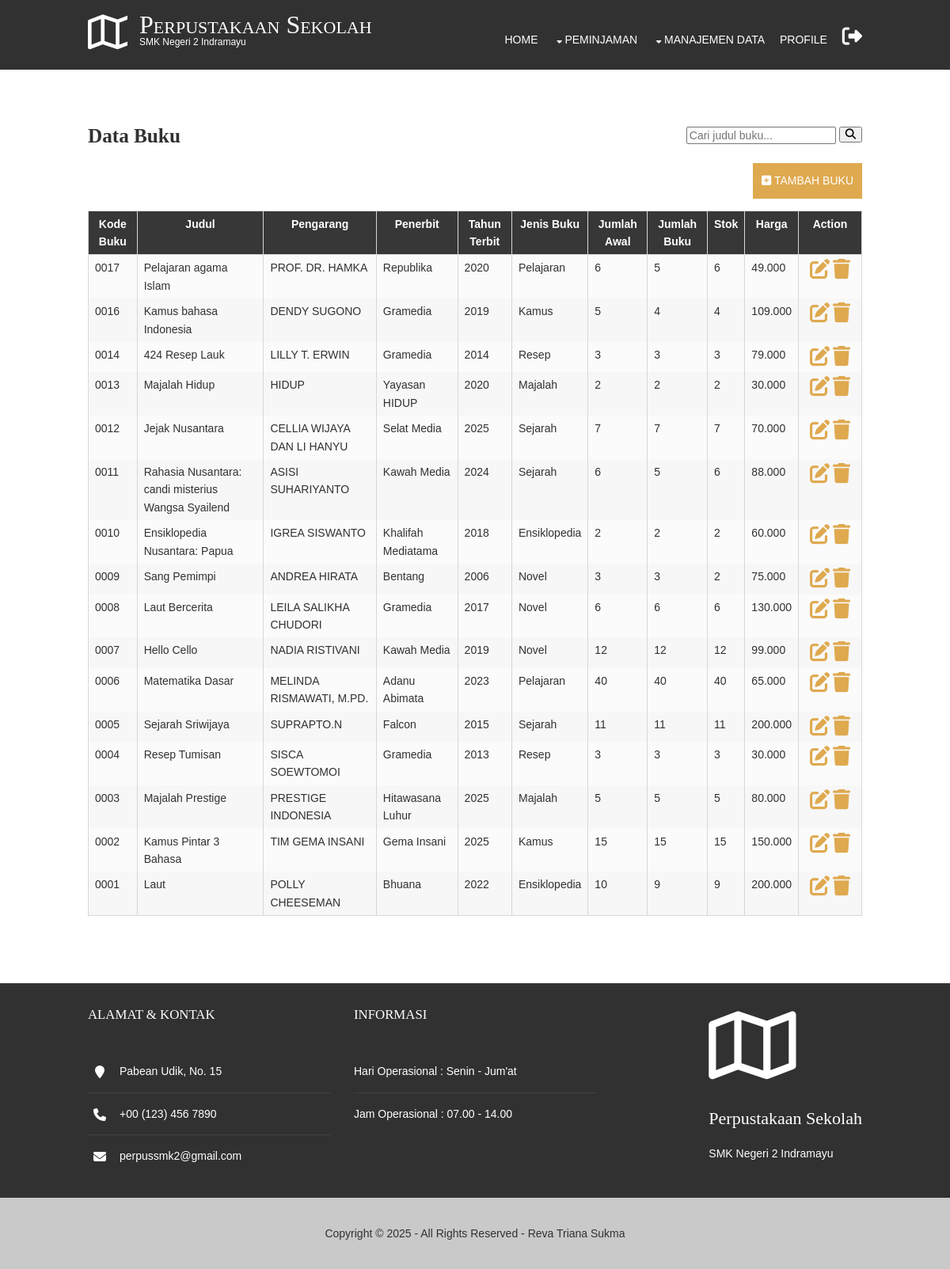
The page /pages/buku/data_buku.php (signed in) on the database its author committed.
### tables this page shows
CREATE TABLE `buku` (
  `kode_buku` char(4) NOT NULL,
  `judul` varchar(50) DEFAULT NULL,
  `penerbit` varchar(20) DEFAULT NULL,
  `pengarang` varchar(50) DEFAULT NULL,
  `tahun_terbit` year(4) DEFAULT NULL,
  `kj_buku` char(1) DEFAULT NULL,
  `jml_awal` int(11) NOT NULL,
  `jml_buku` int(11) DEFAULT NULL,
  `stok` int(11) DEFAULT NULL,
  `harga` int(11) NOT NULL
);

### koneksi.php (called while the page is built, shortened)
<?php
class database {
	var $host = "localhost";
	var $username = "root";
	var $password = "";
	var $database = "dataperpus";
	var $koneksi = "";
	function __construct(){
		$this->koneksi = mysqli_connect($this->host, $this->username, $this->password, $this->database);
	}
	function tampil_data_buku($search = "") {
		$query = "SELECT * FROM buku";
		$query .= " ORDER BY kode_buku DESC";
		$data = mysqli_query($this->koneksi, $query);
		$hasil = [];
		while ($row = mysqli_fetch_array($data)) {
			$hasil[] = $row;
		}
		return $hasil;
	}
}
?>

### pages/buku/data_buku.php (the view, shortened to what this page needs)
<?php
include '../../index_header.php';
include '../../koneksi.php';
$db = new database();
$search = isset($_GET['search']) ? $_GET['search'] : '';
$data_buku = $db->tampil_data_buku($search);
?>
<!DOCTYPE html>
<html>
<head>
    <link href="../../layout/styles/layout.css" rel="stylesheet" type="text/css" media="all">
    <link rel="stylesheet" href="https://cdnjs.cloudflare.com/ajax/libs/font-awesome/6.7.2/css/all.min.css" />
</head>
<body>
<div class="wrapper row0">
<main class="hoc container clear">
    <h1 class="fl_left bold font-x2">Data Buku</h1>
    <div class="fl_right inline">
        <form class="clear" method="GET" action="">
            <input type="text" name="search" placeholder="Cari judul buku..." value="<?php echo isset($_GET['search']) ? $_GET['search'] : ''; ?>">
            <button class="fa fa-search" type="submit"></button>
        </form>
    </div>
    <?php if ($jabatan == "1") { ?>
    <div class="clear fl_right btmspace-15">
        <a class="inspace-10 btn" href="ft_buku.php"><i class="fa-solid fa-square-plus"></i> Tambah Buku</a>
    </div>
    <?php } ?>
    <div class="clear">
        <table>
            <thead>
                <tr>
                    <th>Kode Buku</th>
                    <th>Judul</th>
                    <th>Pengarang</th>
                    <th>Penerbit</th>
                    <th>Tahun Terbit</th>
                    <th>Jenis Buku</th>
                    <th>Jumlah Awal</th>
                    <th>Jumlah Buku</th>
                    <th>Stok</th>
                    <th>Harga</th>
                    <?php if ($jabatan == "1") { ?>
                    <th class="wide-column">Action</th>
                    <?php } ?>
                </tr>
            </thead>
            <tbody>
                <?php
                $jenis_buku = [
                    1 => 'Novel',
                    2 => 'Sejarah',
                    3 => 'Pelajaran',
                    4 => 'Ensiklopedia',
                    5 => 'Resep',
                    6 => 'Kamus',
                    7 => 'Majalah'
                ];
                foreach ($data_buku as $row) {
                    $kj_buku = $row['kj_buku'];
                    $nama_buku = isset($jenis_buku[$kj_buku]) ? $jenis_buku[$kj_buku] : 'Tidak Diketahui';
                ?>
                <tr>
                    <td><?php echo $row['kode_buku'] ?></td>
                    <td><?php echo $row['judul'] ?></td>
                    <td><?php echo $row['pengarang'] ?></td>
                    <td><?php echo $row['penerbit'] ?></td>
                    <td><?php echo $row['tahun_terbit'] ?></td>
                    <td><?php echo $nama_buku ?></td>
                    <td><?php echo $row['jml_awal'] ?></td>
                    <td><?php echo $row['jml_buku'] ?></td>
                    <td><?php echo $row['stok'] ?></td>
                    <td><?php echo number_format($row['harga'], 0, ',', '.'); ?></td>
                    <?php if ($jabatan == "1") { ?>
                    <td class="center">
                        <a href="edit_buku.php?action=update_buku&id=<?php echo $row['kode_buku']; ?>"
                           class="fa-solid fa-pen-to-square font-x2"></a>
                        <a href="../../proses.php?action=delete_buku&id=<?php echo $row['kode_buku']; ?>"
                           class="fa-solid fa-trash font-x2"
                           onclick="return confirm('Apakah Anda yakin ingin menghapus data ini?');"></a>
                    </td>
                    <?php } ?>
                </tr>
                <?php } ?>
            </tbody>
        </table>
    </div>
</main>
</div>
</body>
</html>

### index_header.php (shortened to what this page needs)
<?php
$jabatan = $_SESSION['pegawai_jabatan'];
?>
<!DOCTYPE html>
<html>
<head>
<link rel="stylesheet" href="https://cdnjs.cloudflare.com/ajax/libs/font-awesome/6.7.2/css/all.min.css" />
<link href="layout/styles/layout.css" rel="stylesheet" type="text/css" media="all">
</head>
<body>
<div class="wrapper row1">
  <header id="header" class="hoc clear">
    <div id="logo" class="fl_left">
      <h1>Perpustakaan Sekolah</h1>
      <i class="fa-sharp fa-regular fa-map"></i>
      <p>SMK Negeri 2 Indramayu</p>
    </div>
    <nav id="mainav" class="fl_right">
      <ul class="clear">
        <li><a href="/ujikom/index.php">Home</a></li>
        <li><a class="drop">Peminjaman</a>
        </li>
        <li><a class="drop">Manajemen Data</a>
        </li>
        <li><a href="/ujikom/pages/profil/info_profil.php">Profile</a></li>
        <li><a href="/ujikom/logout.php" class="fa-solid fa-right-from-bracket font-x2"
              onclick="return confirm('Apakah Anda yakin ingin logout?')"></a></li>
      </ul>
    </nav>
  </header>
</div>
</body>
</html>

### layout/styles/layout.css (style rules this page uses)
#header { padding:0; }
#header #logo { display:inline-block; position:relative; min-height:55px; margin-top:15px; padding:0 0 0 65px; }
#header #logo * { margin:0; padding:0; line-height:1; }
#header #logo h1 { font-size:32px; font-variant:small-caps; }
#header #logo p { font-size:12px; }
#header #logo i { position:absolute; top:0; left:0; width:50px; overflow:hidden; font-size:50px; }
.container { padding:70px 0; }
#footer { padding:30px 0; }
#footer .title { margin:0 0 50px 0; padding:0; font-size:1.2rem; text-transform:uppercase; }
#footer .linklist li { display:block; margin-bottom:15px; padding:0 0 15px 0; border-bottom:1px solid; }
#footer .linklist li:last-child { margin:0; padding:0; border:none; }
#footer .linklist li::before, #footer .linklist li::after { display:table; content:""; }
#footer .linklist li, #footer .linklist li::after { clear:both; }
#footer .contact.linklist li, #footer .contact.linklist li:last-child { position:relative; padding-left:40px; }
#footer .contact li * { margin:0; padding:0; line-height:1.6; }
#footer .contact li i { display:block; position:absolute; top:0; left:0; width:30px; font-size:16px; text-align:center; }
#copyright { padding:20px 0; text-align: center; }
*, *::before, *::after { transition:all .3s ease-in-out; }
nav ul, nav ol { margin:0; padding:0; list-style:none; }
#mainav, #breadcrumb, .sidebar nav { line-height:normal; }
#mainav .drop::after, #mainav li li .drop::after, #breadcrumb li a::after, .sidebar nav a::after { position:absolute; font-family:"FontAwesome"; font-size:10px; line-height:10px; }
#mainav ul.clear { margin-top:3px; }
#mainav ul { text-transform:uppercase; }
#mainav li { display:inline-block; position:relative; margin:0 15px 0 0; padding:0; }
#mainav li:last-child { margin-right:0; }
#mainav li a { display:block; padding:30px 0; }
#mainav .drop { padding-left:15px; }
#mainav .drop::after, #mainav li li .drop::after { content:"\f0d7"; }
#mainav .drop::after { top:35px; left:5px; }
table, th, td { border:1px solid; border-collapse:collapse; vertical-align:top; }
table, th { table-layout:auto; }
table { width:100%; margin-bottom:15px; }
th, td { padding:5px 8px; }
th { text-align: center; }
td { border-width:0 1px; }
.wide-column { width: 80px; }
body { color:#888888; background-color:#FFFFFF; }
a { color:#DFA94F; }
.btn, .btn.inverse:hover { color:#FFFFFF; background-color:#DFA94F; border-color:#DFA94F; }
.row0 { background-color:#FFFFFF; color:#313131; }
.row1 { color:#FFFFFF; background-color:#313131; }
.row4 { color:#FFFFFF; background-color:#313131; border-color:#DFA94F }
.row5, .row5 a { color:#313131; background-color:#cac9c9; }
#footer .linklist li { border-color:#414141; }
#mainav li a { color:inherit; }
table, th, td, #comments .avatar, #comments input, #comments textarea { border-color:#D7D7D7; }
th { color:#FFFFFF; background-color:#373737; }
tr, #comments li, #comments input[type="submit"], #comments input[type="reset"] { color:inherit; background-color:#FBFBFB; }
tr:nth-child(even), #comments li:nth-child(even) { color:inherit; background-color:#F7F7F7; }
table a, #comments a { background-color:inherit; }
@media screen and (min-width:978px) { .hoc { max-width:978px; } }

### rows shown on the page
buku: kode_buku "0017", judul "Pelajaran agama Islam", pengarang "PROF. DR. HAMKA", penerbit "Republika", tahun_terbit "2020", kj_buku "Pelajaran", jml_awal "6", jml_buku "5", stok "6", harga "49.000"
buku: kode_buku "0016", judul "Kamus bahasa Indonesia", pengarang "DENDY SUGONO", penerbit "Gramedia", tahun_terbit "2019", kj_buku "Kamus", jml_awal "5", jml_buku "4", stok "4", harga "109.000"
buku: kode_buku "0014", judul "424 Resep Lauk", pengarang "LILLY T. ERWIN", penerbit "Gramedia", tahun_terbit "2014", kj_buku "Resep", jml_awal "3", jml_buku "3", stok "3", harga "79.000"
buku: kode_buku "0013", judul "Majalah Hidup", pengarang "HIDUP", penerbit "Yayasan HIDUP", tahun_terbit "2020", kj_buku "Majalah", jml_awal "2", jml_buku "2", stok "2", harga "30.000"
buku: kode_buku "0012", judul "Jejak Nusantara", pengarang "CELLIA WIJAYA DAN LI HANYU", penerbit "Selat Media", tahun_terbit "2025", kj_buku "Sejarah", jml_awal "7", jml_buku "7", stok "7", harga "70.000"
buku: kode_buku "0011", judul "Rahasia Nusantara: candi misterius Wangsa Syailend", pengarang "ASISI SUHARIYANTO", penerbit "Kawah Media", tahun_terbit "2024", kj_buku "Sejarah", jml_awal "6", jml_buku "5", stok "6", harga "88.000"
buku: kode_buku "0010", judul "Ensiklopedia Nusantara: Papua", pengarang "IGREA SISWANTO", penerbit "Khalifah Mediatama", tahun_terbit "2018", kj_buku "Ensiklopedia", jml_awal "2", jml_buku "2", stok "2", harga "60.000"
buku: kode_buku "0009", judul "Sang Pemimpi", pengarang "ANDREA HIRATA", penerbit "Bentang", tahun_terbit "2006", kj_buku "Novel", jml_awal "3", jml_buku "3", stok "2", harga "75.000"
buku: kode_buku "0008", judul "Laut Bercerita", pengarang "LEILA SALIKHA CHUDORI", penerbit "Gramedia", tahun_terbit "2017", kj_buku "Novel", jml_awal "6", jml_buku "6", stok "6", harga "130.000"
buku: kode_buku "0007", judul "Hello Cello", pengarang "NADIA RISTIVANI", penerbit "Kawah Media", tahun_terbit "2019", kj_buku "Novel", jml_awal "12", jml_buku "12", stok "12", harga "99.000"
buku: kode_buku "0006", judul "Matematika Dasar", pengarang "MELINDA RISMAWATI, M.PD.", penerbit "Adanu Abimata", tahun_terbit "2023", kj_buku "Pelajaran", jml_awal "40", jml_buku "40", stok "40", harga "65.000"
buku: kode_buku "0005", judul "Sejarah Sriwijaya", pengarang "SUPRAPTO.N", penerbit "Falcon", tahun_terbit "2015", kj_buku "Sejarah", jml_awal "11", jml_buku "11", stok "11", harga "200.000"
buku: kode_buku "0004", judul "Resep Tumisan", pengarang "SISCA SOEWTOMOI", penerbit "Gramedia", tahun_terbit "2013", kj_buku "Resep", jml_awal "3", jml_buku "3", stok "3", harga "30.000"
buku: kode_buku "0003", judul "Majalah Prestige", pengarang "PRESTIGE INDONESIA", penerbit "Hitawasana Luhur", tahun_terbit "2025", kj_buku "Majalah", jml_awal "5", jml_buku "5", stok "5", harga "80.000"
buku: kode_buku "0002", judul "Kamus Pintar 3 Bahasa", pengarang "TIM GEMA INSANI", penerbit "Gema Insani", tahun_terbit "2025", kj_buku "Kamus", jml_awal "15", jml_buku "15", stok "15", harga "150.000"
buku: kode_buku "0001", judul "Laut", pengarang "POLLY CHEESEMAN", penerbit "Bhuana", tahun_terbit "2022", kj_buku "Ensiklopedia", jml_awal "10", jml_buku "9", stok "9", harga "200.000"
